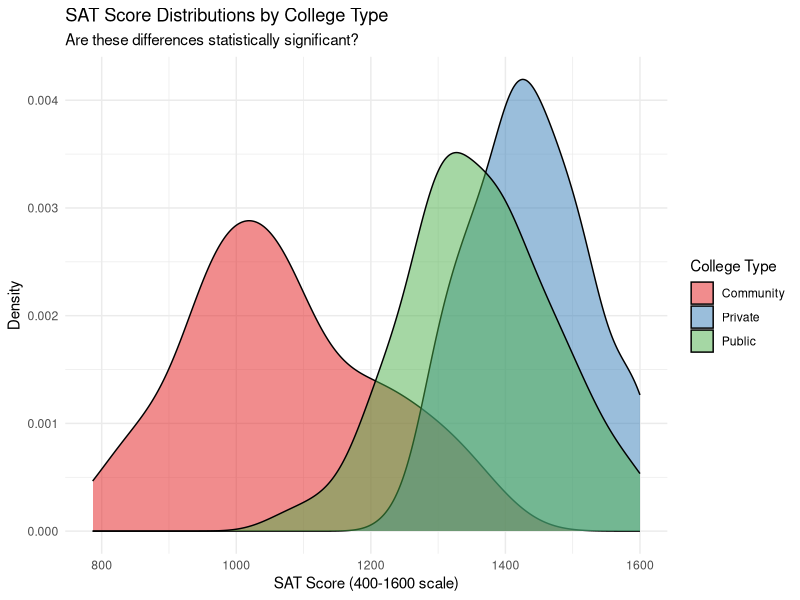
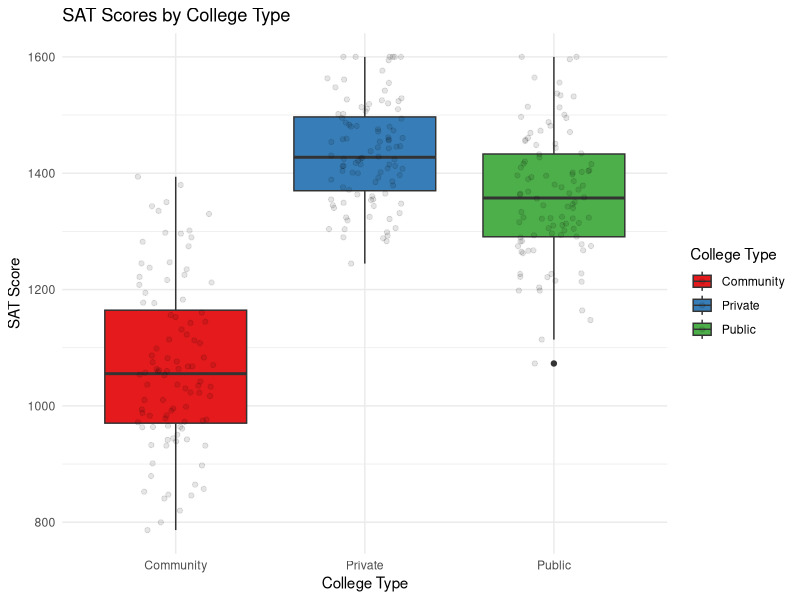
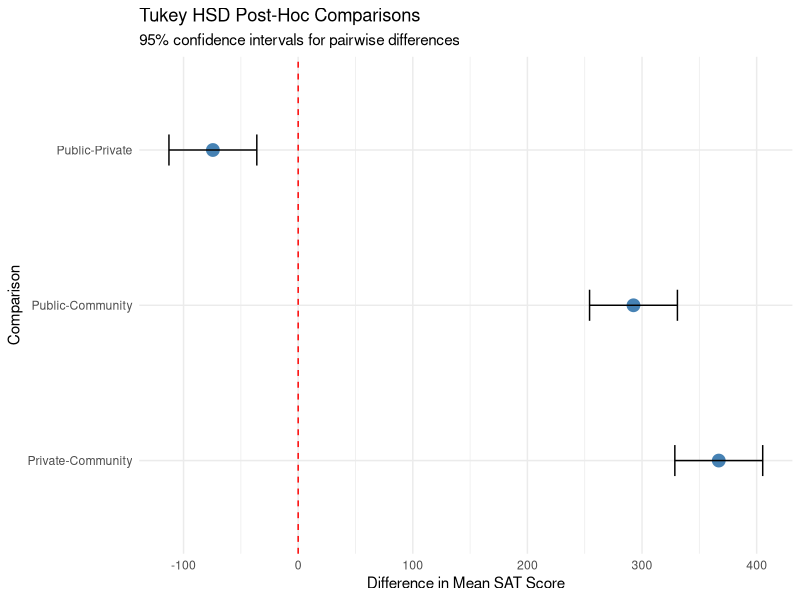
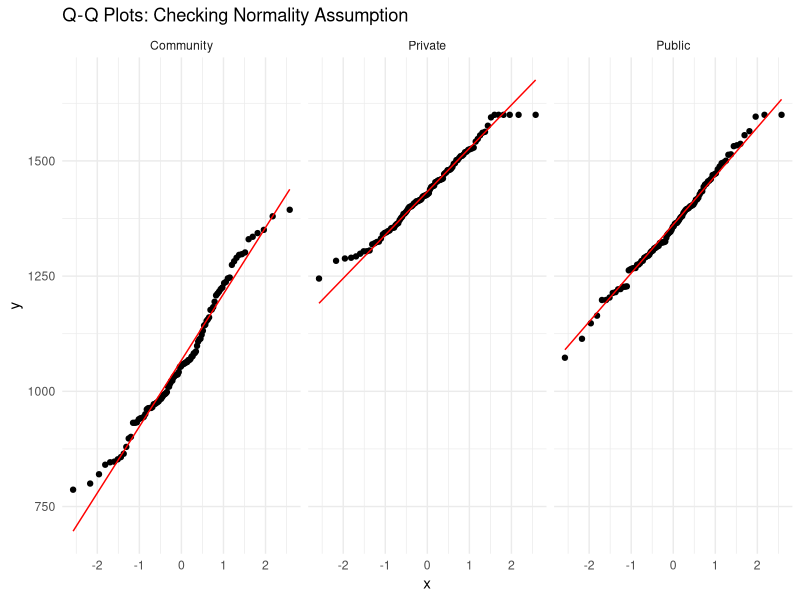

The R script that drew these images, in order:
## ---- chunk 1
library(tidyverse)
## ---- chunk 2
# Set seed for reproducibility
set.seed(123)

# Create simulated SAT scores
# SAT scores range from 400-1600
public_college <- rnorm(100, mean = 1350, sd = 120)
private_college <- rnorm(100, mean = 1450, sd = 100)
community_college <- rnorm(100, mean = 1050, sd = 150)

# Combine into a single dataframe
admissions_data <- tibble(
  college_type = factor(rep(c("Public", "Private", "Community"), each = 100)),
  sat_score = c(public_college, private_college, community_college)
)

# Ensure scores are in realistic range
admissions_data <- admissions_data |>
  mutate(sat_score = pmin(pmax(sat_score, 400), 1600))

head(admissions_data)
## ---- chunk 3
admission_summary <- admissions_data |>
  group_by(college_type) |>
  summarize(
    n = n(),
    mean_score = mean(sat_score),
    median_score = median(sat_score),
    sd_score = sd(sat_score),
    min_score = min(sat_score),
    max_score = max(sat_score)
  )

knitr::kable(admission_summary, digits = 1)
## ---- chunk 4
ggplot(admissions_data, aes(x = sat_score, fill = college_type)) +
  geom_density(alpha = 0.5) +
  scale_fill_brewer(palette = "Set1") +
  theme_minimal() +
  labs(
    title = "SAT Score Distributions by College Type",
    subtitle = "Are these differences statistically significant?",
    x = "SAT Score (400-1600 scale)",
    y = "Density",
    fill = "College Type"
  )
## ---- chunk 5
ggplot(admissions_data, aes(x = college_type, y = sat_score, fill = college_type)) +
  geom_boxplot() +
  geom_jitter(width = 0.2, alpha = 0.1) +
  scale_fill_brewer(palette = "Set1") +
  theme_minimal() +
  labs(
    title = "SAT Scores by College Type",
    x = "College Type",
    y = "SAT Score",
    fill = "College Type"
  )
## ---- chunk 6
# Perform one-way ANOVA
anova_result <- aov(sat_score ~ college_type, data = admissions_data)

# View the results
summary(anova_result)
## ---- chunk 7
# Tukey's HSD test
tukey_result <- TukeyHSD(anova_result)
print(tukey_result)
## ---- chunk 8
# Extract Tukey results
tukey_df <- as.data.frame(tukey_result$college_type) |>
  rownames_to_column("comparison")

ggplot(tukey_df, aes(x = comparison, y = diff)) +
  geom_point(size = 4, color = "steelblue") +
  geom_errorbar(aes(ymin = lwr, ymax = upr), width = 0.2) +
  geom_hline(yintercept = 0, linetype = "dashed", color = "red") +
  coord_flip() +
  theme_minimal() +
  labs(
    title = "Tukey HSD Post-Hoc Comparisons",
    subtitle = "95% confidence intervals for pairwise differences",
    x = "Comparison",
    y = "Difference in Mean SAT Score"
  )
## ---- chunk 9
# Q-Q plot for each group
ggplot(admissions_data, aes(sample = sat_score)) +
  stat_qq() +
  stat_qq_line(color = "red") +
  facet_wrap(~college_type) +
  theme_minimal() +
  labs(title = "Q-Q Plots: Checking Normality Assumption")
## ---- chunk 10
# Levene's test for equal variances
car::leveneTest(sat_score ~ college_type, data = admissions_data)
